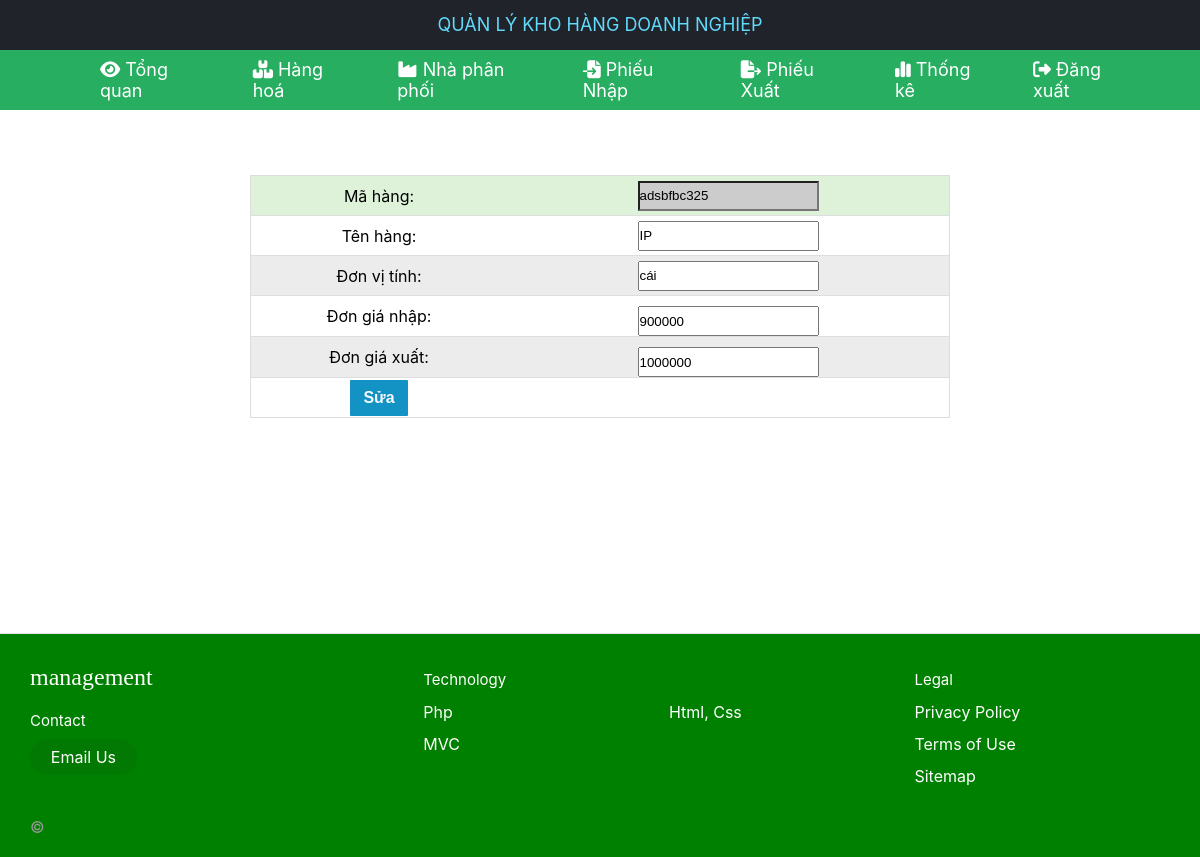
/71DCTT23_QuanLyKhoHang/HangHoa/Sua_HangHoa/adsbfbc325 (signed in), run on the app's committed database.
### tables this page shows
CREATE TABLE `tblhanghoa` (
  `Hanghoa_ma` varchar(10) NOT NULL,
  `Hanghoa_ten` varchar(50) NOT NULL,
  `Hanghoa_dvt` varchar(50) NOT NULL,
  `Hanghoa_gia` bigint(20) NOT NULL,
  `Hanghoa_xuat` bigint(20) NOT NULL
);

### 71DCTT23_QuanLyKhoHang/mvc/core/Controller.php (called while the page is built, shortened)
<?php
class Controller{
    public function view($view, $data=[]){
        require_once "./mvc/views/".$view.".php";
    }
}
?>

### 71DCTT23_QuanLyKhoHang/mvc/core/Apps.php (called while the page is built, shortened)
<?php
    class App{
        protected $action="Show";
        function __construct(){
            $arr = $this->UrlHandle();
            if(file_exists("./mvc/controllers/".$arr[0].".php")){
                unset($arr[0]);
            }
            $this->controllers = new $this->controllers;
            if(isset($arr[1])){
                if(method_exists($this->controllers , $arr[1])){
                    $this->action = $arr[1];
                }
                unset($arr[1]);
            }
            $this->params = $arr?array_values($arr):[];
            call_user_func_array([new $this->controllers, $this->action] , $this->params);
        }
        function UrlHandle(){
            if(isset($_GET["url"])){
                return explode("/",filter_var(trim($_GET["url"],"/")));
            }
        }
    }
?>

### 71DCTT23_QuanLyKhoHang/index.php (called while the page is built, shortened)
<?php
$myApp = new App();
?>

### 71DCTT23_QuanLyKhoHang/mvc/core/DB.php (called while the page is built, shortened)
<?php
    class DB{
        protected $servername = "localhost";
        protected $username = "root";
        protected $password = "";
        protected $dbname = "db_quanlykho";
        function __construct(){
            $this->con = mysqli_connect($this->servername,$this->username,$this->password,$this->dbname);
        }
    }
?>

### 71DCTT23_QuanLyKhoHang/mvc/models/HangHoaModel.php (called while the page is built, shortened)
<?php
class HangHoaModel extends DB{
    public function HangHoa_Edit($ma){
        $sql4 = "SELECT * FROM tblhanghoa Where Hanghoa_ma = '$ma'";
        $query4 = mysqli_query($this->con,$sql4);
        return $query4;
    }
}
?>

### 71DCTT23_QuanLyKhoHang/mvc/views/pages/SuaHangHoa.php (the view, shortened to what this page needs)
<!DOCTYPE html>
<html lang="en">
<head>
</head>
<body style="margin-top:160px ;">
    <form action="http://localhost/71DCTT23_QuanLyKhoHang/HangHoa/XuLySua_HangHoa" method="POST" >
        <table style="margin: auto ;" >
        <tbody>
            <?php
            while($row = mysqli_fetch_assoc($data["ketqua"])){
            ?>
            <tr>
                <td>Mã hàng:</td>
                <td>
                <input type="text" name="txtma" readonly style="background:#ccc ;"
                value="<?php if(isset($row['Hanghoa_ma'])) echo $row['Hanghoa_ma']?>">
                </td>
            </tr>
            <tr>
                <td>Tên hàng:</td>
                <td>
                <input type="text" name="txtten"
                value="<?php if(isset($row['Hanghoa_ten'])) echo $row['Hanghoa_ten']?>">
                </td>
            </tr>
            <tr>
                <td>Đơn vị tính:</td>
                <td>
                <input type="text" name="txtdvt"
                value="<?php if(isset($row['Hanghoa_dvt'])) echo $row['Hanghoa_dvt']?>">
                </td>
            </tr>
            <tr>
                <td>Đơn giá nhập:</td>
                <td>
                <input style="margin-top: 10px;" type="text" name="txtgia"
                value="<?php if(isset($row['Hanghoa_gia'])) echo $row['Hanghoa_gia']?>">
                </td>
            </tr>
            <tr>
                <td>Đơn giá xuất:</td>
                <td>
                <input style="margin-top: 10px;" type="text" name="txtgiaxuat"
                value="<?php if(isset($row['Hanghoa_xuat'])) echo $row['Hanghoa_xuat']?>">
                </td>
            </tr>
            <?php
            }
        ?>
            <tr>
                <td>
                <input type="submit" name="btnthem" value="Sửa">
                </td>
                <td>
                </td>
            </tr>
        </tbody>
    </table>
    </form>
</body>
</html>

### 71DCTT23_QuanLyKhoHang/public/css/TrangChu.css (style rules this page uses)
* { padding: 0; margin: 0; box-sizing: border-box; }
:root { --white: #fff; }
html { font-family: -apple-system, BlinkMacSystemFont, Segoe UI, Roboto, Oxygen, Ubuntu, Cantarell, Fira Sans, Droid Sans, Helvetica Neue, sans-serif; }
table { padding: 0; border: none; border-collapse: collapse; border: 0.1px solid #ddd; width: 700px; margin: 20px; }
table td { text-align: center; padding: 0; border: none ; border-collapse: collapse; }
tr { height:40px; border-bottom: solid 0.1px #dedede ; }
tr:nth-child(odd) { background: #ececec; }
tr:nth-child(1) { background:#def2d9 }

### 71DCTT23_QuanLyKhoHang/mvc/views/TrangChu.php (style rules this page uses)
*, *:before, *:after { box-sizing: border-box; }

### 71DCTT23_QuanLyKhoHang/mvc/views/pages/SuaHangHoa.php (style rules this page uses)
form { padding: 15px; }
input[type="text"] { height: 30px; }
input[name="btnthem"] { border: none; padding: 9px 13px; background-color: #1293c3; border-radius: 1px; color: #f7f9ff; font-weight: 600; font-size: 16px; cursor: pointer; }

### data on the page
tblhanghoa: txtma "adsbfbc325", txtten "IP", txtdvt "cái", txtgia "900000", txtgiaxuat "1000000"
